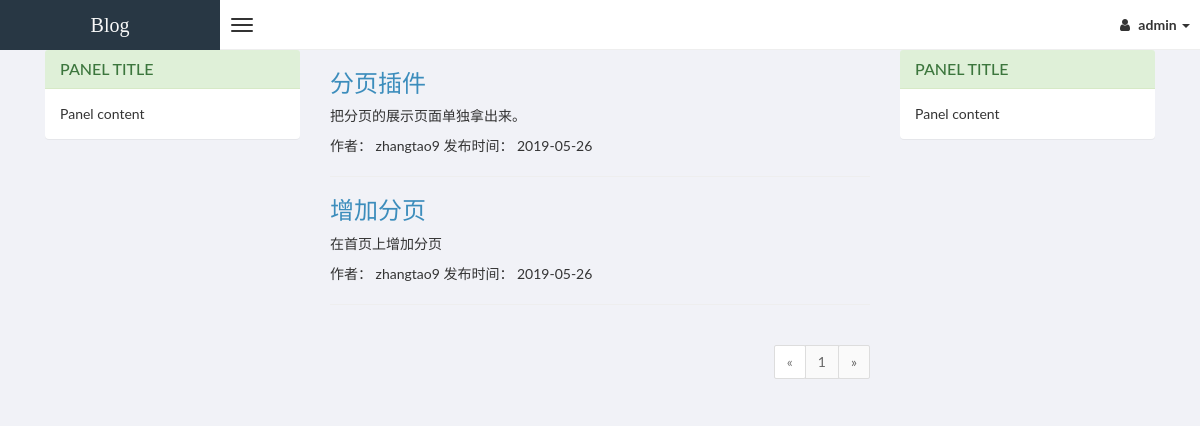
Page / (signed in) on the committed database.
### account/models.py (models this page shows)
class User(AbstractUser):
    GENDER_CHOICES = (
        (1, '男'),
        (2, '女'),
    )
    nickname = models.CharField(blank=True, null=True, max_length=20)
    avatar = models.ImageField(upload_to='avatar')
    mobile = models.CharField(blank=True, null=True, max_length=13)
    gender = models.IntegerField(choices=GENDER_CHOICES,blank=True, null=True)

### post/models.py (models this page shows, shortened)
class Post(models.Model):
    STATUS_CHOICES = (('draft', '草稿'), ('published', '已发布'))
    title = models.CharField(max_length=250)
    author = models.ForeignKey(User, on_delete=models.CASCADE, related_name='blog_posts')
    body = models.TextField()
    publish = models.DateTimeField(default=timezone.now)
    created = models.DateTimeField(auto_now_add=True)
    updated = models.DateTimeField(auto_now=True)
    status = models.CharField(max_length=10, choices=STATUS_CHOICES, default='draft')
    published = PublishedManager()
    objects = models.Manager()
    class Meta:
        ordering = ('-publish',)

### post/views.py (the view)
# urls.py: url(r'^$', views.index, name='index'),
def index(request):
    post_list = models.Post.published.all()
    paginator = Paginator(post_list, 2)
    page = request.GET.get("page")
    posts = paginator.get_page(page)
    return render(request, 'post/index.html', {'posts': posts})

### post/models.py (called while the page is built)
    def get_queryset(self):
        return super(PublishedManager, self).get_queryset().filter(status='published')

### templates/post/index.html (shortened to what this page needs)
{% extends 'base/base_header.html'%}
{% block content %}
<div class="container">
    <div class="col-md-3">
        <div class="panel panel-success">
            <div class="panel-heading">
                <h3 class="panel-title">Panel title</h3>
            </div>
            <div class="panel-body">
                Panel content
            </div>
        </div>
    </div>
    <div class="col-md-6">
        {% for post in posts%}
        <h3><a href="">{{ post.title }}</a></h3>
        <p>{{ post.body|truncatewords:30|linebreaks }}</p>
        <p>作者： {{ post.author }} 发布时间： {{ post.publish | date:"Y-m-d" }} </p>
        <hr>
        {% endfor %}
        {% include 'base/pager.html' with page=posts%}
    </div>
    <div class="col-md-3">
        <div class="panel panel-success">
            <div class="panel-heading">
                <h3 class="panel-title">Panel title</h3>
            </div>
            <div class="panel-body">
                Panel content
            </div>
        </div>
    </div>
</div>
{% endblock %}

### templates/base/base_header.html (shortened to what this page needs)
{% extends 'base/base.html' %}
{% block header %}
<header class="header">
    <a href="{% url 'index' %}" class="logo">
        Blog
    </a>
    <nav class="navbar navbar-static-top" role="navigation">
        <a href="#" class="navbar-btn sidebar-toggle" data-toggle="offcanvas" role="button">
            <span class="icon-bar"></span>
            <span class="icon-bar"></span>
            <span class="icon-bar"></span>
        </a>
        <div class="navbar-right">
            <ul class="nav navbar-nav">
                {% if request.user.is_authenticated %}
                <li class="dropdown user user-menu">
                    <a href="#" class="dropdown-toggle" data-toggle="dropdown">
                        <i class="fa fa-user"></i>
                        <span>{{ request.user.username }} <i class="caret"></i></span>
                    </a>
                </li>
                {% else %}
                <li><a href="{% url 'signup' %}">注册</a></li>
                 <li><a href="{% url 'login' %}">登陆</a></li>
                {% endif %}
            </ul>
        </div>
    </nav>
</header>
{% endblock header%}

### rows in the picture
User: user.username "admin"
Post: title "分页插件", body "把分页的展示页面单独拿出来。", author "zhangtao9", publish "2019-05-26"
Post: title "增加分页", body "在首页上增加分页", author "zhangtao9", publish "2019-05-26"

### other values in the picture
{{ page.number }} "1"
